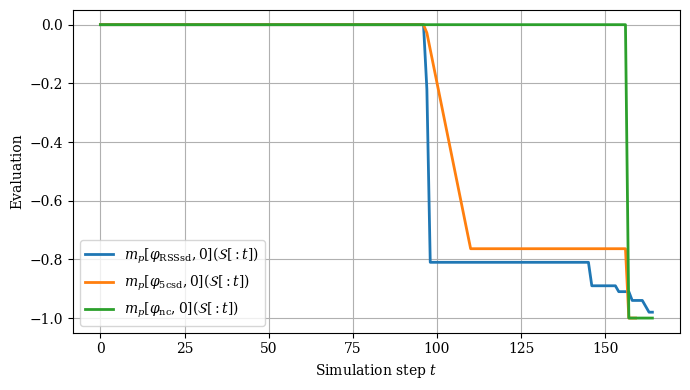

Here is the Python script that generated this plot:
import pandas as pd
import matplotlib.pyplot as plt
from pathlib import Path

# Optional: use LaTeX-style rendering without requiring a full TeX install
plt.rcParams['mathtext.fontset'] = 'dejavuserif'
plt.rcParams['font.family'] = 'serif'

# ==============================
# Configuration
# ==============================
PLOT = "crash_and_sds"
INPUT_FILE = PLOT+".tsv"
OUTPUT_FILE = PLOT+".png"

# ==============================
# Load TSV data
# ==============================
# decimal=',' handles values like -0,87
# sep='\t' reads tab-separated values

df = pd.read_csv(INPUT_FILE, sep='\t', decimal=',')

# Use first column as x-axis if it looks like a timestep/index column
x_column = df.columns[0]
monitor_columns = df.columns[1:]

# ==============================
# Create figure
# ==============================
plt.figure(figsize=(7, 4))
plt.ylim(-1.05, 0.05)

latex_labels = {
    "G nocrash": r"$m_p[\varphi_{\mathrm{nc}},0](\mathcal{S}[:t])$",
    "G 5csd": r"$m_p[\varphi_{\mathrm{5csd}},0](\mathcal{S}[:t])$",
    "G RSSsg": r"$m_p[\varphi_{\mathrm{RSSsd}},0](\mathcal{S}[:t])$"
}

for column in monitor_columns[::-1]:
    label = latex_labels.get(column, column)
    plt.plot(df[x_column], df[column], linewidth=2, label=label)

# ==============================
# Styling for conference papers
# ==============================
plt.xlabel(r"Simulation step $t$")
plt.ylabel(r"Evaluation")
plt.grid(True)
plt.legend(frameon=True)
plt.tight_layout()

# ==============================
# Save figure
# ==============================
plt.savefig(OUTPUT_FILE, bbox_inches='tight')
